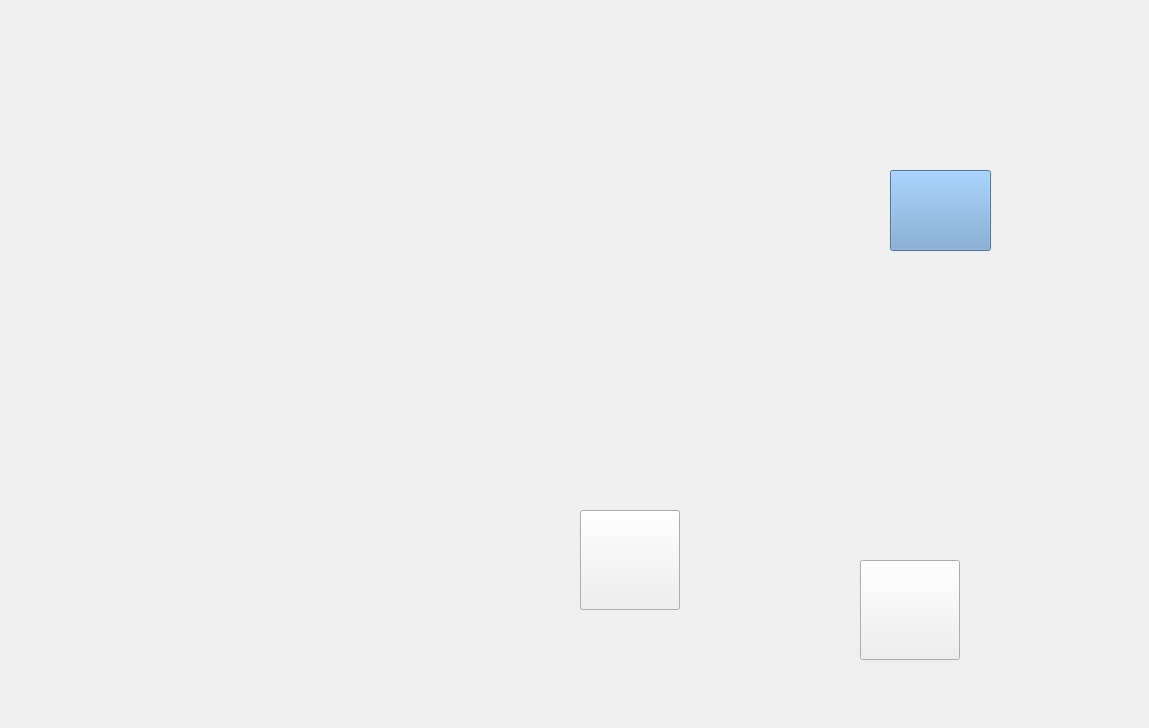
<?xml version="1.0" encoding="UTF-8"?>
<ui version="4.0">
 <class>BaiduMap</class>
 <widget class="QMainWindow" name="BaiduMap">
  <property name="geometry">
   <rect>
    <x>0</x>
    <y>0</y>
    <width>1149</width>
    <height>728</height>
   </rect>
  </property>
  <property name="windowTitle">
   <string>MainWindow</string>
  </property>
  <widget class="QWidget" name="widget">
   <widget class="QPushButton" name="pBtn_ZoomDown">
    <property name="geometry">
     <rect>
      <x>860</x>
      <y>560</y>
      <width>100</width>
      <height>100</height>
     </rect>
    </property>
    <property name="minimumSize">
     <size>
      <width>100</width>
      <height>100</height>
     </size>
    </property>
    <property name="maximumSize">
     <size>
      <width>100</width>
      <height>100</height>
     </size>
    </property>
    <property name="styleSheet">
     <string notr="true">border-image: url(:/map/Map/img/zoom_down.png);</string>
    </property>
    <property name="text">
     <string/>
    </property>
   </widget>
   <widget class="QPushButton" name="pBtn_ZoomUp">
    <property name="geometry">
     <rect>
      <x>580</x>
      <y>510</y>
      <width>100</width>
      <height>100</height>
     </rect>
    </property>
    <property name="sizePolicy">
     <sizepolicy hsizetype="Fixed" vsizetype="Fixed">
      <horstretch>0</horstretch>
      <verstretch>0</verstretch>
     </sizepolicy>
    </property>
    <property name="minimumSize">
     <size>
      <width>100</width>
      <height>100</height>
     </size>
    </property>
    <property name="maximumSize">
     <size>
      <width>100</width>
      <height>100</height>
     </size>
    </property>
    <property name="styleSheet">
     <string notr="true">border-image: url(:/map/Map/img/zoom_up.png);</string>
    </property>
    <property name="text">
     <string/>
    </property>
   </widget>
   <widget class="QPushButton" name="pBtn_Close">
    <property name="geometry">
     <rect>
      <x>890</x>
      <y>170</y>
      <width>101</width>
      <height>81</height>
     </rect>
    </property>
    <property name="styleSheet">
     <string notr="true">background-color: rgb(114, 159, 207);</string>
    </property>
    <property name="text">
     <string/>
    </property>
   </widget>
  </widget>
 </widget>
 <resources/>
 <connections/>
</ui>
